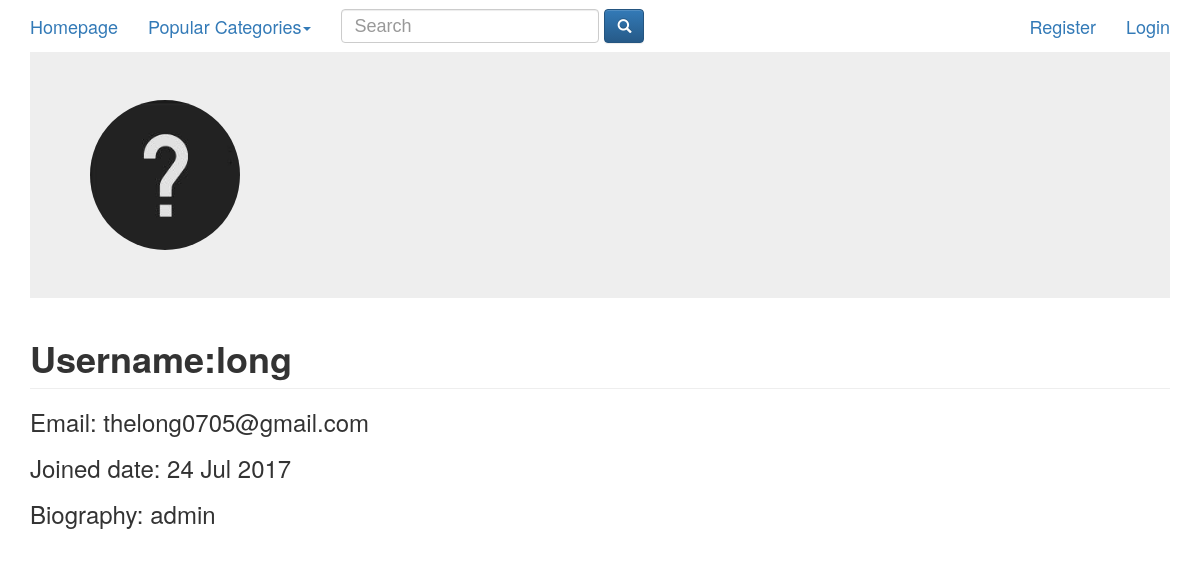
The app's page /accounts/detail/5, older data.
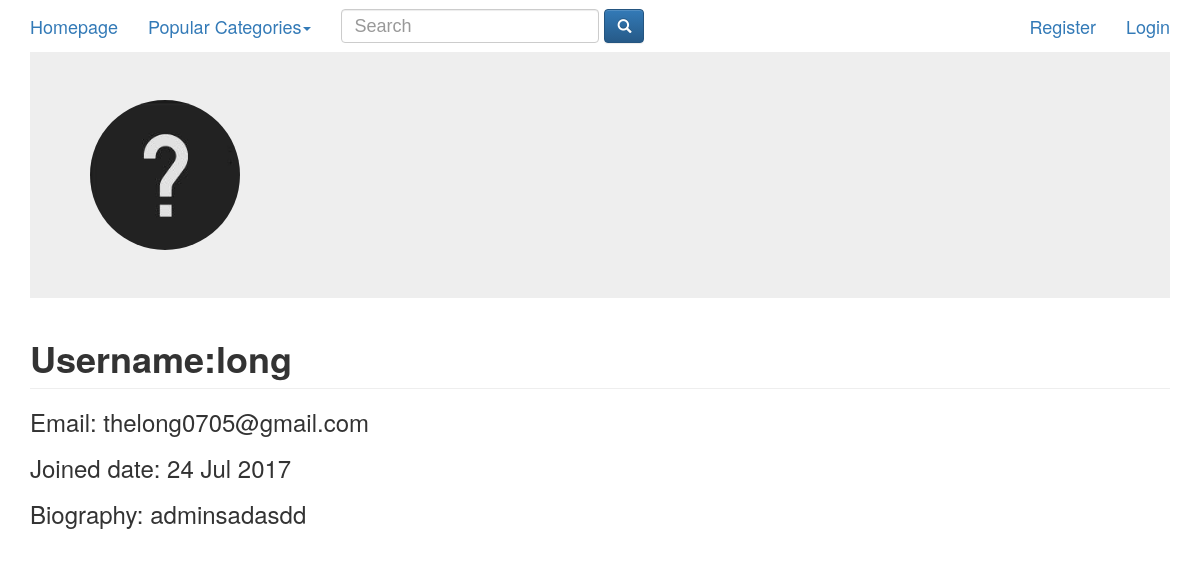
The same page, newer data.
### accounts/models.py (models this page shows, shortened)
class UserProfileInfo(models.Model):
    user = models.OneToOneField(User)
    avatar = models.ImageField(upload_to='user_images', default='/user_images/question_mark.jpg')
    biography = models.TextField(default='')
    number_of_documents = models.IntegerField(default=0)

### accounts/views.py (the view)
# urls.py: url(r'^detail/(?P<pk>\d+)$', views.UserDetail.as_view(), name='user_detail'),
class UserDetail(DetailView):
    model = UserProfileInfo
    template_name = 'accounts/user_detail.html'
    context_object_name = 'user_profile'

### category/models.py (called while the page is built)
    def __str__(self):
        return self.name

### category/templatetags/category_template_tags.py (called while the page is built)
@register.inclusion_tag('category/popular_categories.html')
def get_popular_categories():
    return {'categories': Category.objects.annotate(num_docs=Count('document')).order_by('-num_docs')[:5]}

### accounts/templates/accounts/user_detail.html (shortened to what this page needs)
{% extends "base.html" %}{% load bootstrap3 %}{% load staticfiles %}
{% block content %}
    <div class="jumbotron">
        <img src="{{ MEDIA_URL }}{{ user_profile.avatar }}" class="media-object img-circle avatar">
    </div>
    <div class="page-header">
        <h1 style="display: inline"><strong>Username:{{ user_profile.user.username }}</strong></h1>
        <br />
    </div>
    <h3>Email: {{ user_profile.user.email }}</h3>
    <h3>Joined date: {{ user_profile.user.date_joined|date:"d M Y" }}</h3>
    <h3>Biography: {{ user_profile.biography }}</h3>
{% endblock %}

Row changes from the older to the newer data that the page shows:
changed UserProfileInfo "long": biography "admin" → "adminsadasdd"
